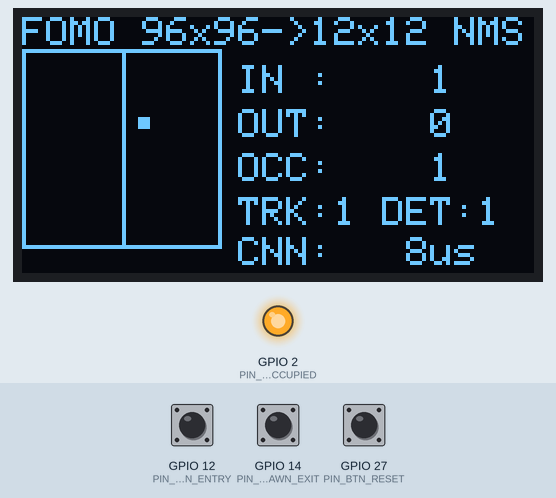
Recording of a sketch running on a simulated ESP32. Shown: 128×64 one-colour display, output pins drawn as LEDs (lit = HIGH). The test bench sets the inputs (shaded band); at power-on: GPIO 14 (PIN_BTN_SPAWN_EXIT) HIGH, GPIO 12 (PIN_BTN_SPAWN_ENTRY) HIGH, GPIO 27 (PIN_BTN_RESET) HIGH. WiFi joins after 1.5 s; servers stay silent unless stated; what the sketch prints to the serial monitor is not drawn.

Above: at 2.7 s.
2.8 s: GPIO 14 (PIN_BTN_SPAWN_EXIT) pulled LOW for 0.15 s
At 3.77 s:
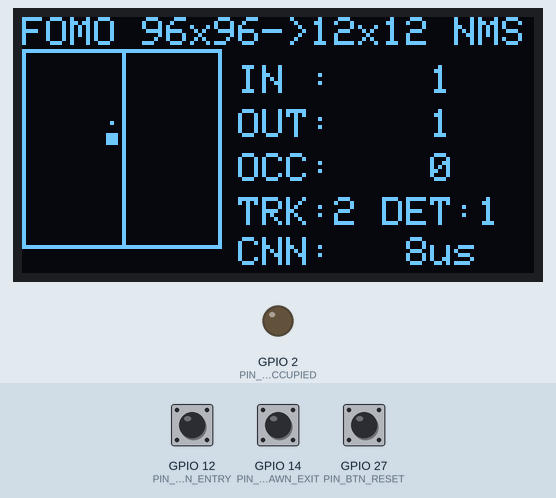
4.5 s: GPIO 12 (PIN_BTN_SPAWN_ENTRY) pulled LOW for 0.15 s
At 7.38 s:
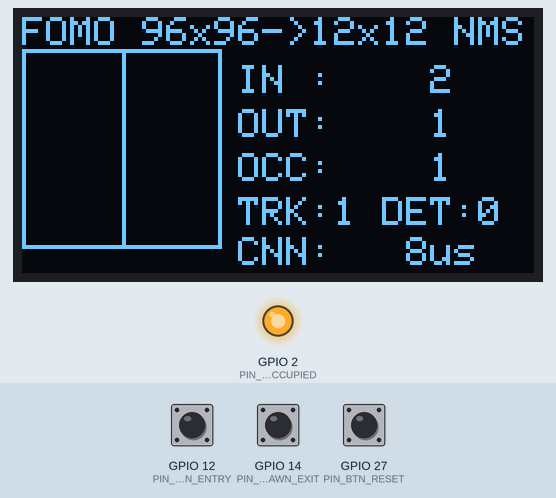
7.6 s: GPIO 27 (PIN_BTN_RESET) pulled LOW for 0.15 s
At 8.8 s:
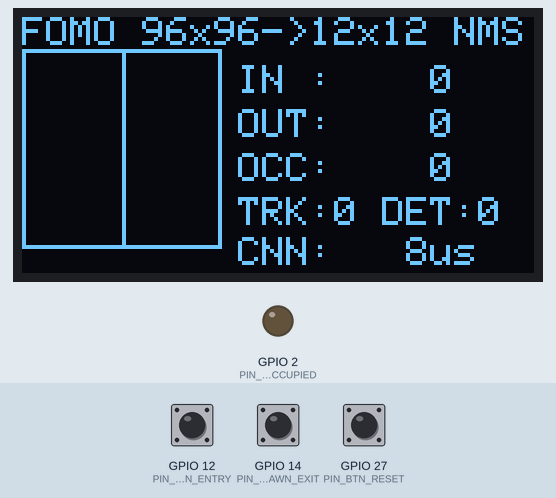
9.2 s: GPIO 12 (PIN_BTN_SPAWN_ENTRY) pulled LOW for 1 s
At 11.3 s:
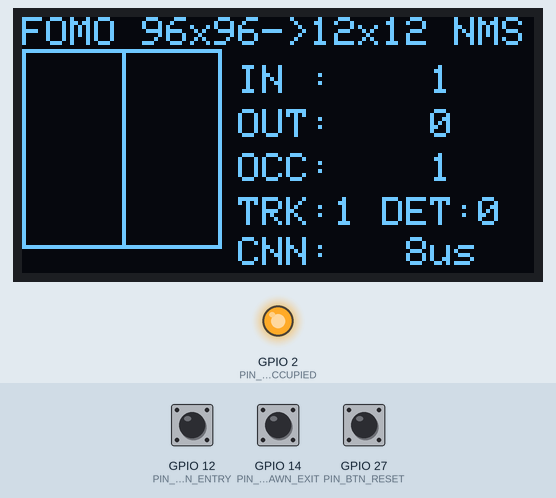
11.7 s: GPIO 14 (PIN_BTN_SPAWN_EXIT) pulled LOW for 1 s
At 13.84 s:
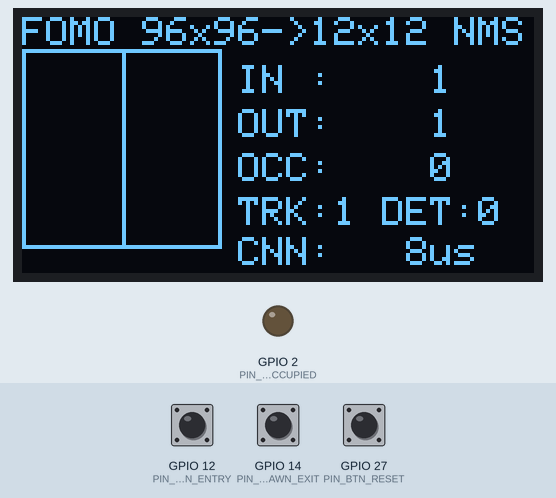
14.2 s: GPIO 27 (PIN_BTN_RESET) pulled LOW for 1 s
At 18.27 s:
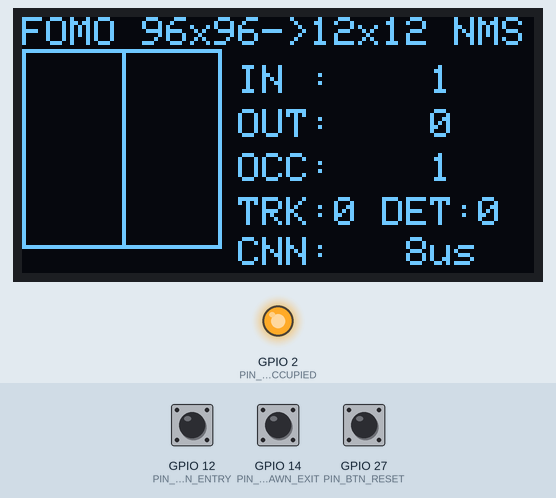
Timing chart, 0 to 18.4 s (numbered marks = the images above; inputs shaded):
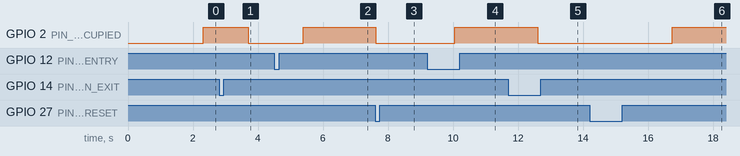

The sketch:

esp32s3_vision_object_counter.ino
```cpp
/**
 * @file esp32s3_vision_object_counter.ino
 * @brief Project 16: ESP32-S3 Embedded Vision Object Counter (Edge Impulse FOMO + Centroid Tracker)
 *
 * Features:
 *   - Supports OV2640 DVP Camera (`esp_camera.h`, 96x96 Grayscale) on XIAO ESP32S3 Sense / ESP32-CAM
 *   - Includes a deterministic 96x96 Moving-Blob Optical Frame Synthesizer so the full FOMO
 *     inference, 12x12 heatmap, NMS, and bidirectional line-crossing tracker run on standard
 *     ESP32 in Wokwi Simulator!
 *   - Interactive Hardware Controls (Wokwi & Bench):
 *       - GPIO 12 (BTN_ENTRY): Spawns a person blob walking Left -> Right across X=48 px (ENTRY)
 *       - GPIO 14 (BTN_EXIT):  Spawns a person blob walking Right -> Left across X=48 px (EXIT)
 *       - GPIO 27 (BTN_RESET): Resets occupancy counters
 *   - SSD1306 OLED split-screen view: Live 12x12 FOMO Heatmap + Tripwire + Occupancy Metrics
 *   - Local HTTP Server (Port 80): JSON telemetry (`/api/metrics`) & live HTML/SVG FOMO grid dashboard (`/`)
 */

#include <Arduino.h>
#include <Wire.h>
#include <WiFi.h>
#include <WebServer.h>
#include <Adafruit_GFX.h>
#include <Adafruit_SSD1306.h>

#include "secrets.example.h"
#include "fomo_vision_model.h"

#if ENABLE_HW_OV2640
#include "esp_camera.h"
// XIAO ESP32S3 Sense OV2640 Pin Map
#define PWDN_GPIO_NUM     -1
#define RESET_GPIO_NUM    -1
#define XCLK_GPIO_NUM     10
#define SIOD_GPIO_NUM     40
#define SIOC_GPIO_NUM     39
#define Y9_GPIO_NUM       48
#define Y8_GPIO_NUM       11
#define Y7_GPIO_NUM       12
#define Y6_GPIO_NUM       14
#define Y5_GPIO_NUM       16
#define Y4_GPIO_NUM       18
#define Y3_GPIO_NUM       17
#define Y2_GPIO_NUM       15
#define VSYNC_GPIO_NUM    38
#define HREF_GPIO_NUM     47
#define PCLK_GPIO_NUM     13
#endif

static constexpr int PIN_BTN_SPAWN_ENTRY = 12;
static constexpr int PIN_BTN_SPAWN_EXIT  = 14;
static constexpr int PIN_BTN_RESET       = 27;
static constexpr int PIN_LED_OCCUPIED    = 2;
static constexpr int PIN_I2C_SDA         = 21;
static constexpr int PIN_I2C_SCL         = 22;

Adafruit_SSD1306 display(128, 64, &Wire, -1);
WebServer httpServer(HTTP_SERVER_PORT);
EdgeVision::FOMOVisionCounter visionEngine;

uint8_t frameBuffer[EdgeVision::FRAME_WIDTH * EdgeVision::FRAME_HEIGHT];
EdgeVision::CentroidDetection detections[EdgeVision::MAX_DETECTIONS];
EdgeVision::VisionFrameMetrics latestMetrics{};

struct SyntheticBlob {
    bool  active;
    float x;
    float y;
    float vx;
    float vy;
    float radius;
};

SyntheticBlob simBlobs[2] = {
    {true,  14.0f, 32.0f,  4.2f, 0.2f, 8.5f},
    {false, 82.0f, 68.0f, -4.2f, 0.0f, 8.5f}
};

uint32_t frameIdx = 0;
bool     cameraInitialized = false;

#if ENABLE_HW_OV2640
bool initOV2640Camera() {
    camera_config_t config{};
    config.ledc_channel = LEDC_CHANNEL_0;
    config.ledc_timer   = LEDC_TIMER_0;
    config.pin_d0       = Y2_GPIO_NUM;
    config.pin_d1       = Y3_GPIO_NUM;
    config.pin_d2       = Y4_GPIO_NUM;
    config.pin_d3       = Y5_GPIO_NUM;
    config.pin_d4       = Y6_GPIO_NUM;
    config.pin_d5       = Y7_GPIO_NUM;
    config.pin_d6       = Y8_GPIO_NUM;
    config.pin_d7       = Y9_GPIO_NUM;
    config.pin_xclk     = XCLK_GPIO_NUM;
    config.pin_pclk     = PCLK_GPIO_NUM;
    config.pin_vsync    = VSYNC_GPIO_NUM;
    config.pin_href     = HREF_GPIO_NUM;
    config.pin_sccb_sda = SIOD_GPIO_NUM;
    config.pin_sccb_scl = SIOC_GPIO_NUM;
    config.pin_pwdn     = PWDN_GPIO_NUM;
    config.pin_reset    = RESET_GPIO_NUM;
    config.xclk_freq_hz = 20000000;
    config.pixel_format = PIXFORMAT_GRAYSCALE;
    config.frame_size   = FRAMESIZE_96X96;
    config.fb_count     = 1;
    config.fb_location  = CAMERA_FB_IN_DRAM;
    config.grab_mode    = CAMERA_GRAB_LATEST;
    return (esp_camera_init(&config) == ESP_OK);
}
#endif

/**
 * @brief Renders synthetic 96x96 grayscale optical frame with Gaussian person blobs
 *        traversing the scene and subtle sensor shot noise.
 */
void renderSyntheticFrame(uint8_t* out_frame) {
    // Poll hardware pushbuttons for interactive spawning
    if (digitalRead(PIN_BTN_SPAWN_ENTRY) == LOW && !simBlobs[0].active) {
        simBlobs[0] = {true, 10.0f, 28.0f + static_cast<float>((frameIdx * 7) % 40), 4.5f, 0.0f, 8.5f};
    }
    if (digitalRead(PIN_BTN_SPAWN_EXIT) == LOW && !simBlobs[1].active) {
        simBlobs[1] = {true, 86.0f, 64.0f - static_cast<float>((frameIdx * 5) % 36), -4.5f, 0.0f, 8.5f};
    }
    if (digitalRead(PIN_BTN_RESET) == LOW) {
        visionEngine.resetCounters();
    }

    // Periodic autonomous pedestrian spawn every 45 frames for continuous demo
    if (frameIdx % 45 == 0 && !simBlobs[0].active) {
        simBlobs[0] = {true, 10.0f, 26.0f, 4.4f, 0.15f, 8.5f};
    } else if (frameIdx % 75 == 35 && !simBlobs[1].active) {
        simBlobs[1] = {true, 86.0f, 68.0f, -4.4f, -0.10f, 8.5f};
    }

    // Update blob kinematics
    for (auto& b : simBlobs) {
        if (!b.active) continue;
        b.x += b.vx;
        b.y += b.vy;
        if (b.x < 4.0f || b.x > 92.0f || b.y < 4.0f || b.y > 92.0f) {
            b.active = false;
        }
    }

    // Render 96x96 grayscale pixel buffer
    for (size_t y = 0; y < EdgeVision::FRAME_HEIGHT; ++y) {
        for (size_t x = 0; x < EdgeVision::FRAME_WIDTH; ++x) {
            int32_t pix = 22 + ((x * 13 + y * 7 + frameIdx) & 0x07); // Ambient floor
            for (const auto& b : simBlobs) {
                if (!b.active) continue;
                float dx = static_cast<float>(x) - b.x;
                float dy = static_cast<float>(y) - b.y;
                float d2 = dx * dx + dy * dy;
                if (d2 < (b.radius * b.radius * 2.2f)) {
                    float intensity = 225.0f * expf(-d2 / (2.0f * 16.0f));
                    pix += static_cast<int32_t>(intensity);
                }
            }
            if (pix > 255) pix = 255;
            out_frame[y * EdgeVision::FRAME_WIDTH + x] = static_cast<uint8_t>(pix);
        }
    }
}

void acquireFrame(uint8_t* buffer) {
#if ENABLE_HW_OV2640
    if (cameraInitialized) {
        camera_fb_t* fb = esp_camera_fb_get();
        if (fb && fb->len >= EdgeVision::FRAME_WIDTH * EdgeVision::FRAME_HEIGHT) {
            memcpy(buffer, fb->buf, EdgeVision::FRAME_WIDTH * EdgeVision::FRAME_HEIGHT);
            esp_camera_fb_return(fb);
            return;
        }
        if (fb) esp_camera_fb_return(fb);
    }
#endif
    renderSyntheticFrame(buffer);
}

void renderOLED(const EdgeVision::VisionFrameMetrics& m) {
    display.clearDisplay();

    // Left Pane (52x52 px): 12x12 FOMO Heatmap Grid (4x4 px per cell) + Tripwire
    display.drawRect(0, 8, 50, 50, SSD1306_WHITE);
    display.drawFastVLine(1 + 6 * 4, 8, 50, SSD1306_WHITE); // Virtual Tripwire at X=48 (grid col 6)

    const auto& heatmap = visionEngine.getHeatmap();
    for (size_t gy = 0; gy < EdgeVision::GRID_HEIGHT; ++gy) {
        for (size_t gx = 0; gx < EdgeVision::GRID_WIDTH; ++gx) {
            if (heatmap[gy][gx] >= EdgeVision::NMS_THRESHOLD) {
                display.fillRect(static_cast<int>(1 + gx * 4),
                                 static_cast<int>(9 + gy * 4),
                                 3, 3, SSD1306_WHITE);
            } else if (heatmap[gy][gx] >= 0.30f) {
                display.drawPixel(static_cast<int>(2 + gx * 4),
                                  static_cast<int>(10 + gy * 4),
                                  SSD1306_WHITE);
            }
        }
    }

    // Right Pane: Telemetry & Counters
    display.setTextSize(1);
    display.setTextColor(SSD1306_WHITE);
    display.setCursor(0, 0);
    display.print(F("FOMO 96x96->12x12 NMS"));

    display.setCursor(54, 12);
    display.printf("IN : %4lu", static_cast<unsigned long>(m.total_entries));
    display.setCursor(54, 23);
    display.printf("OUT: %4lu", static_cast<unsigned long>(m.total_exits));
    display.setCursor(54, 34);
    display.printf("OCC: %4ld", static_cast<long>(m.current_occupancy));
    display.setCursor(54, 45);
    display.printf("TRK:%u DET:%u", m.active_tracks, m.num_detections);
    display.setCursor(54, 55);
    display.printf("CNN:%4luus", static_cast<unsigned long>(m.conv_latency_us));

    display.display();
}

void setupHTTPServer() {
    httpServer.on("/api/metrics", HTTP_GET, []() {
        String json = "{";
        json += "\"frame\":" + String(frameIdx) + ",";
        json += "\"entries\":" + String(latestMetrics.total_entries) + ",";
        json += "\"exits\":" + String(latestMetrics.total_exits) + ",";
        json += "\"occupancy\":" + String(latestMetrics.current_occupancy) + ",";
        json += "\"detections\":" + String(latestMetrics.num_detections) + ",";
        json += "\"tracks\":" + String(latestMetrics.active_tracks) + ",";
        json += "\"conv_us\":" + String(latestMetrics.conv_latency_us) + ",";
        json += "\"heatmap\":[";
        const auto& hm = visionEngine.getHeatmap();
        for (size_t y = 0; y < EdgeVision::GRID_HEIGHT; ++y) {
            json += "[";
            for (size_t x = 0; x < EdgeVision::GRID_WIDTH; ++x) {
                json += String(hm[y][x], 2);
                if (x + 1 < EdgeVision::GRID_WIDTH) json += ",";
            }
            json += (y + 1 < EdgeVision::GRID_HEIGHT) ? "]," : "]";
        }
        json += "]}";
        httpServer.send(200, "application/json", json);
    });

    httpServer.on("/", HTTP_GET, []() {
        String html = F("<!DOCTYPE html><html><head><meta charset='utf-8'>"
                        "<meta http-equiv='refresh' content='2'>"
                        "<title>ESP32-S3 FOMO Vision Object Counter</title>"
                        "<style>body{font-family:monospace;background:#111;color:#eee;padding:20px;}"
                        "table{border-collapse:collapse;}td{width:22px;height:22px;text-align:center;"
                        "border:1px solid #333;font-size:10px;}</style></head><body>"
                        "<h2>ESP32-S3 FOMO Vision Object Counter (12x12 Heatmap)</h2>");
        html += "<p>Entries: <b>" + String(latestMetrics.total_entries) +
                "</b> | Exits: <b>" + String(latestMetrics.total_exits) +
                "</b> | Occupancy: <b>" + String(latestMetrics.current_occupancy) +
                "</b> | FOMO Latency: <b>" + String(latestMetrics.conv_latency_us) + " us</b></p><table>";
        const auto& hm = visionEngine.getHeatmap();
        for (size_t y = 0; y < EdgeVision::GRID_HEIGHT; ++y) {
            html += "<tr>";
            for (size_t x = 0; x < EdgeVision::GRID_WIDTH; ++x) {
                int green = static_cast<int>(hm[y][x] * 220.0f);
                String border = (x == 6) ? "border-left:2px solid #f44;" : "";
                html += "<td style='background:rgb(0," + String(green) + ",40);" + border + "'>" +
                        String(static_cast<int>(hm[y][x] * 99.0f)) + "</td>";
            }
            html += "</tr>";
        }
        html += F("</table></body></html>");
        httpServer.send(200, "text/html", html);
    });

    httpServer.begin();
}

void setup() {
    Serial.begin(115200);
    pinMode(PIN_BTN_SPAWN_ENTRY, INPUT_PULLUP);
    pinMode(PIN_BTN_SPAWN_EXIT, INPUT_PULLUP);
    pinMode(PIN_BTN_RESET, INPUT_PULLUP);
    pinMode(PIN_LED_OCCUPIED, OUTPUT);

    Wire.begin(PIN_I2C_SDA, PIN_I2C_SCL);
    display.begin(SSD1306_SWITCHCAPVCC, 0x3C);
    display.clearDisplay();
    display.display();

    visionEngine.begin();

#if ENABLE_HW_OV2640
    cameraInitialized = initOV2640Camera();
#endif

    WiFi.mode(WIFI_STA);
    WiFi.begin(WIFI_SSID, WIFI_PASSWORD);
    uint32_t t0 = millis();
    while (WiFi.status() != WL_CONNECTED && (millis() - t0) < 3500) {
        delay(100);
    }
    setupHTTPServer();

    Serial.println(F("=================================================================="));
    Serial.println(F(" Project 16: ESP32-S3 Vision Object Counter (FOMO 12x12 + Tracker)"));
    Serial.println(F(" GPIO12=Spawn Entry | GPIO14=Spawn Exit | GPIO27=Reset Counters"));
    Serial.println(F("=================================================================="));
}

void loop() {
    httpServer.handleClient();

    acquireFrame(frameBuffer);

    uint32_t conv_us = 0;
    uint8_t num_det = visionEngine.runFOMOInference(frameBuffer, detections, conv_us);
    latestMetrics = visionEngine.updateTracker(detections, num_det, conv_us);
    frameIdx++;

    digitalWrite(PIN_LED_OCCUPIED, (latestMetrics.current_occupancy > 0) ? HIGH : LOW);
    renderOLED(latestMetrics);

    if (frameIdx % 10 == 0) {
        Serial.printf(
            "{\"frame\":%lu,\"det\":%u,\"tracks\":%u,\"entries\":%lu,\"exits\":%lu,"
            "\"occupancy\":%ld,\"fomo_us\":%lu,\"track_us\":%lu}\n",
            static_cast<unsigned long>(frameIdx),
            latestMetrics.num_detections,
            latestMetrics.active_tracks,
            static_cast<unsigned long>(latestMetrics.total_entries),
            static_cast<unsigned long>(latestMetrics.total_exits),
            static_cast<long>(latestMetrics.current_occupancy),
            static_cast<unsigned long>(latestMetrics.conv_latency_us),
            static_cast<unsigned long>(latestMetrics.tracker_latency_us)
        );
    }

    delay(80);
}
```

secrets.example.h
```cpp
/**
 * @file secrets.example.h
 * @brief Wi-Fi credentials and HTTP telemetry configuration for Project 16
 *        (ESP32-S3 FOMO Embedded Vision Object Counter).
 */

#ifndef SECRETS_EXAMPLE_H
#define SECRETS_EXAMPLE_H

#define WIFI_SSID           "Wokwi-GUEST"
#define WIFI_PASSWORD       ""
#define HTTP_SERVER_PORT    80

// Set to 1 on physical XIAO ESP32S3 Sense or AI-Thinker ESP32-CAM with OV2640 attached;
// leave 0 (or auto-fallback) to use the synthetic 96x96 moving-blob optical generator in Wokwi.
#define ENABLE_HW_OV2640    0

#endif // SECRETS_EXAMPLE_H
```

Source omitted: fomo_vision_model.h (12031 bytes)

Measured:
- after the input at 2.8 s, GPIO 2 (PIN_LED_OCCUPIED): HIGH → LOW after 0.90 s
- after the input at 4.5 s, GPIO 2 (PIN_LED_OCCUPIED): LOW → HIGH after 0.89 s instead of 2.7 s
- after the input at 7.6 s, GPIO 2 (PIN_LED_OCCUPIED): HIGH → LOW at once; the display: changes at once (image 3)
- after the input at 9.2 s, GPIO 2 (PIN_LED_OCCUPIED): LOW → HIGH after 0.86 s
- after the input at 11.7 s, GPIO 2 (PIN_LED_OCCUPIED): HIGH → LOW after 0.90 s instead of 2.4 s
